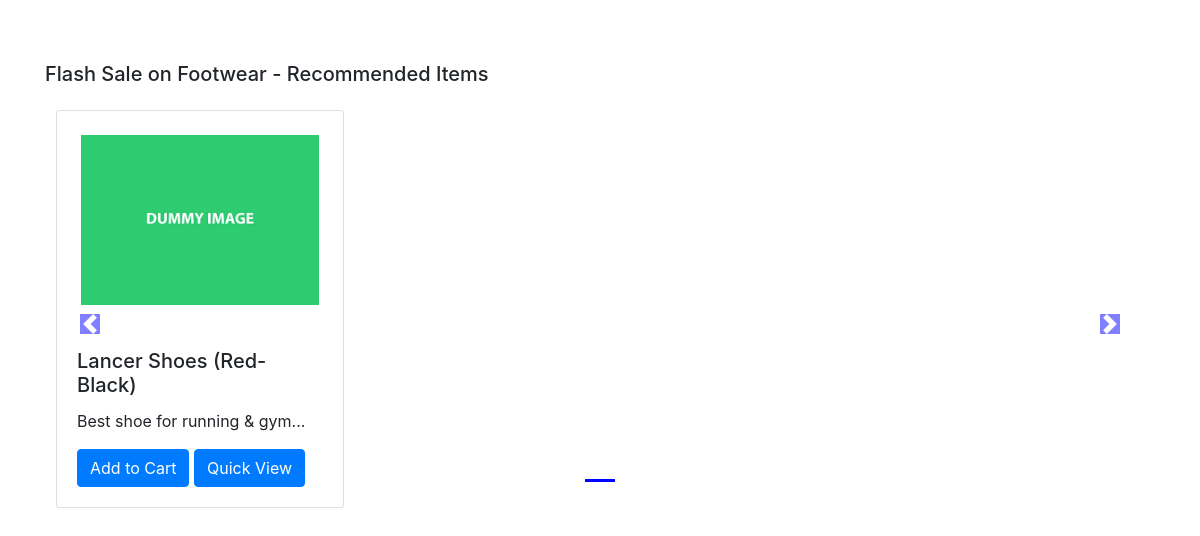
Page /shop/ (lower part) on the earlier database version.
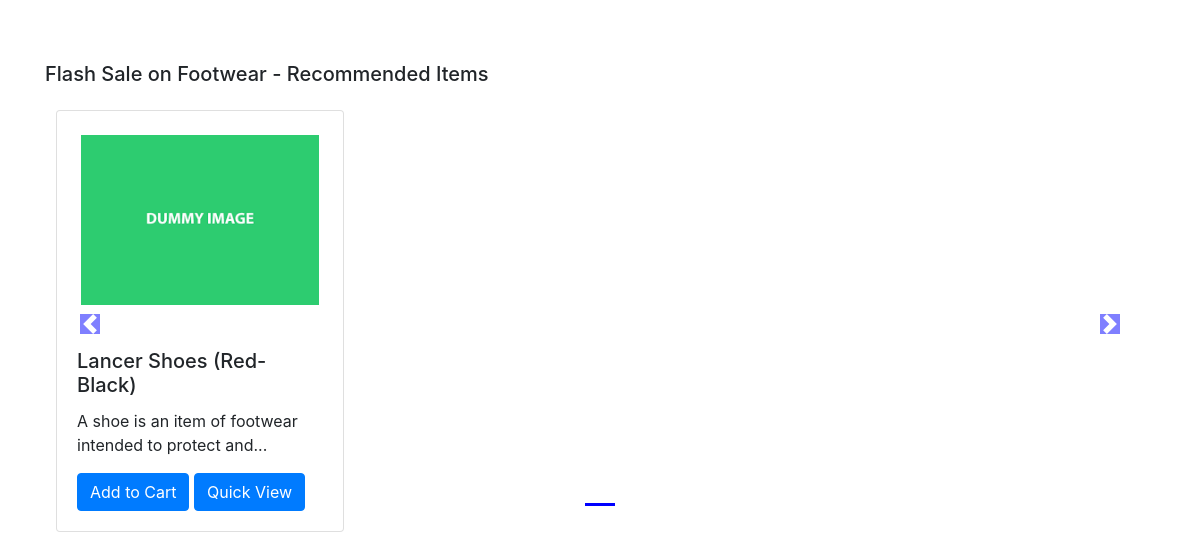
Same page on the later database version.
### shop/models.py (models this page shows, shortened)
class Product(models.Model):
	product_id = models.AutoField
	product_name = models.CharField(max_length=50)
	category = models.CharField(max_length = 50, default = "")
	subcategory = models.CharField(max_length = 50, default = "")
	price = models.IntegerField(default = 0)
	desc = models.CharField(max_length=300)
	pub_date = models.DateField()
	image = models.ImageField(upload_to="shop/images", default="")

### shop/views.py (the view)
# urls.py: path("", views.index, name = "ShopHome")
def index(request):
	allProds = []
	catProds = Product.objects.values("category", "id")
	cats = {item["category"] for item in catProds}
	for cat in cats:
		prod = Product.objects.filter(category=cat)
		n = len(prod)
		nSlides = n//4 + ceil((n/4) - (n//4))
		allProds.append([prod, range(1, nSlides), nSlides])
	params = {"allProds" : allProds}
	return render(request, "shop/index.html", params)

### shop/templates/shop/index.html (shortened to what this page needs)
{% extends "shop/basic.html" %}
{% block body %}
{% load static %}
<div class="container mb-5">
	{% for product, range, nSlides in allProds %}
	<h5 class="mt-5">Flash Sale on {{product.0.category}} - Recommended Items</h5>
	<div class="row">
		<div id="demo{{forloop.counter}}" class="col carousel slide my-3" data-ride="carousel">
			<ul class="carousel-indicators">
				<li data-target="#demo{{forloop.counter}}" data-slide-to="0" class="active"></li>
			</ul>
			<div class="container carousel-inner no-padding">
				<div class="carousel-item active">
					{% for i in product %}
					<div class="col-3 col-sm-3 col-md-3">
						<div class="card" style="width: 18rem;">
							<img src="/media/{{i.image}}" class="card-img-top p-4" alt="...">
							<div class="card-body">
								<h5 class="card-title">{{i.product_name}}</h5>
								<p class="card-text">{{i.desc|slice:"0:53"}}...</p>
								<button id="pr{{i.id}}" class="btn btn-primary cart">Add to Cart</button>
								<a href="/shop/products/{{i.id}}">
									<button id="qv{{i.id}}" class="btn btn-primary cart">Quick View</button>
								</a>
							</div>
						</div>
					</div>
					{% endfor %}
				</div>
			</div>
		</div>
		<a href="#demo{{forloop.counter}}" class="carousel-control-prev" data-slide="prev">
			<span class="carousel-control-prev-icon"></span>
		</a>
		<a href="#demo{{forloop.counter}}" class="carousel-control-next" data-slide="next">
			<span class="carousel-control-next-icon"></span>
		</a>
	</div>
	{% endfor %}
</div>
{% endblock %}

Differences in the rows shown:
changed Product "Lancer Shoes (Red-Black)": desc "Best shoe for running & gym" → "A shoe is an item of footwear intended to protect and"
